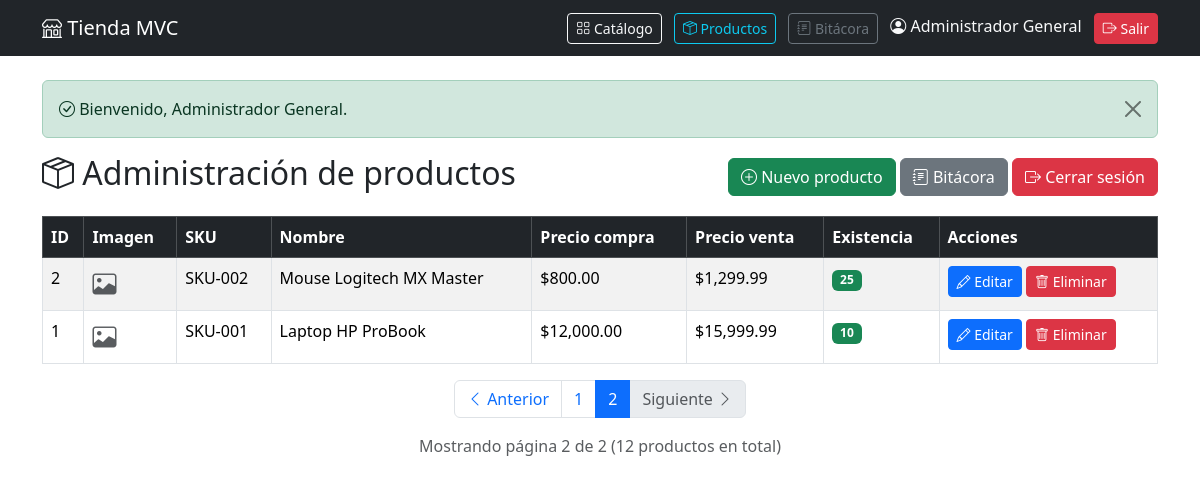
Screenshot of /productos?pagina=2 (signed in) with the database file from the repository.
### tables this page shows
CREATE TABLE IF NOT EXISTS productos (
    id INT AUTO_INCREMENT PRIMARY KEY,
    sku VARCHAR(50) NOT NULL UNIQUE,
    nombre VARCHAR(100) NOT NULL,
    descripcion TEXT NOT NULL,
    precio_compra DECIMAL(10,2) NOT NULL,
    precio_venta DECIMAL(10,2) NOT NULL,
    existencia INT NOT NULL DEFAULT 0,
    imagen VARCHAR(255) DEFAULT NULL,
    created_at TIMESTAMP DEFAULT CURRENT_TIMESTAMP,
    updated_at TIMESTAMP DEFAULT CURRENT_TIMESTAMP ON UPDATE CURRENT_TIMESTAMP
);

### controllers/ProductoController.php (called while the page is built, shortened)
<?php
class ProductoController
{
    private ProductoModel $productoModel;
    public function __construct()
    {
        $this->productoModel = new ProductoModel();
    }
    public function index(): void
    {
        $pagina = max(1, (int) ($_GET['pagina'] ?? 1));
        $porPagina = 10;
        $totalProductos = $this->productoModel->contarTotal();
        $totalPaginas = max(1, (int) ceil($totalProductos / $porPagina));
        $pagina = min($pagina, $totalPaginas);
        $productos = $this->productoModel->obtenerPaginado($pagina, $porPagina);
        require_once __DIR__ . '/../views/productos/index.php';
    }
}

### config/Autoload.php (called while the page is built, shortened)
<?php
spl_autoload_register(function ($class) {
    $baseDir = __DIR__ . '/../';
    $class = str_replace('\\', '/', $class);
    $parts = explode('/', $class);
    if (!empty($parts)) {
        $parts[0] = strtolower($parts[0]);
    }
    $file = $baseDir . implode('/', $parts) . '.php';
});

### config/Database.php (called while the page is built, shortened)
<?php
class Database
{
    private string $host = 'localhost';
    private string $dbName = 'tienda_mvc';
    private string $username = 'root';
    private string $password = '';
    private string $charset = 'utf8mb4';
    public function connect(): PDO
    {
        try {
            $dsn = "mysql:host={$this->host};dbname={$this->dbName};charset={$this->charset}";
            $pdo = new PDO($dsn, $this->username, $this->password);
            $pdo->setAttribute(PDO::ATTR_ERRMODE, PDO::ERRMODE_EXCEPTION);
            $pdo->setAttribute(PDO::ATTR_DEFAULT_FETCH_MODE, PDO::FETCH_ASSOC);
            return $pdo;
        } catch (PDOException $e) {
            die('Error de conexión: ' . $e->getMessage());
        }
    }
}

### models/ProductoModel.php (called while the page is built, shortened)
<?php
class ProductoModel
{
    private PDO $conexion;
    public function __construct()
    {
        $db = new Database();
        $this->conexion = $db->connect();
    }
    public function obtenerPaginado(int $pagina = 1, int $porPagina = 10): array
    {
        try {
            $offset = ($pagina - 1) * $porPagina;
            $sql = 'SELECT * FROM productos ORDER BY id DESC LIMIT :limit OFFSET :offset';
            $stmt = $this->conexion->prepare($sql);
            $stmt->bindParam(':limit', $porPagina, PDO::PARAM_INT);
            $stmt->bindParam(':offset', $offset, PDO::PARAM_INT);
            $stmt->execute();
            return $stmt->fetchAll();
        } catch (PDOException $e) {
            return [];
        }
    }
    public function contarTotal(): int
    {
        try {
            $sql = 'SELECT COUNT(*) as total FROM productos';
            $stmt = $this->conexion->query($sql);
            $result = $stmt->fetch();
            return (int)$result['total'];
        } catch (PDOException $e) {
            return 0;
        }
    }
}

### views/productos/index.php (the view, shortened to what this page needs)
<?php
require_once __DIR__ . '/../layouts/header.php';
?>
<div class="d-flex justify-content-between align-items-center mb-3">
    <h2><i class="bi bi-box-seam"></i> Administración de productos</h2>
    <div>
        <a href="<?= BASE_URL ?>/productos/create" class="btn btn-success">
            <i class="bi bi-plus-circle"></i> Nuevo producto
        </a>
        <a href="<?= BASE_URL ?>/logs" class="btn btn-secondary">
            <i class="bi bi-journal-text"></i> Bitácora
        </a>
        <a href="<?= BASE_URL ?>/logout" class="btn btn-danger">
            <i class="bi bi-box-arrow-right"></i> Cerrar sesión
        </a>
    </div>
</div>
<div class="table-responsive">
<table class="table table-bordered table-striped table-hover">
    <thead class="table-dark">
        <tr>
            <th>ID</th>
            <th>Imagen</th>
            <th>SKU</th>
            <th>Nombre</th>
            <th>Precio compra</th>
            <th>Precio venta</th>
            <th>Existencia</th>
            <th>Acciones</th>
        </tr>
    </thead>
    <tbody>
        <?php if (!empty($productos)): ?>
        <?php foreach ($productos as $producto): ?>
        <tr>
            <td><?= (int)$producto['id']; ?></td>
            <td>
                <?php if (!empty($producto['imagen'])): ?>
                    <img src="<?= BASE_URL ?>/uploads/<?= htmlspecialchars($producto['imagen']); ?>"
                         alt="<?= htmlspecialchars($producto['nombre']); ?>"
                         style="width: 50px; height: 50px; object-fit: cover; border-radius: 4px;">
                <?php else: ?>
                    <span class="text-muted"><i class="bi bi-image" style="font-size: 1.5rem;"></i></span>
                <?php endif; ?>
            </td>
            <td><?= htmlspecialchars($producto['sku']); ?></td>
            <td><?= htmlspecialchars($producto['nombre']); ?></td>
            <td>$<?= number_format((float)$producto['precio_compra'], 2); ?></td>
            <td>$<?= number_format((float)$producto['precio_venta'], 2); ?></td>
            <td>
                <?php if ((int)$producto['existencia'] <= 0): ?>
                    <span class="badge bg-danger"><?= (int)$producto['existencia']; ?></span>
                <?php elseif ((int)$producto['existencia'] <= 5): ?>
                    <span class="badge bg-warning text-dark"><?= (int)$producto['existencia']; ?></span>
                <?php else: ?>
                    <span class="badge bg-success"><?= (int)$producto['existencia']; ?></span>
                <?php endif; ?>
            </td>
            <td>
                <a href="<?= BASE_URL ?>/productos/edit?id=<?= (int)$producto['id']; ?>"
                   class="btn btn-primary btn-sm">
                    <i class="bi bi-pencil"></i> Editar
                </a>
                <form action="<?= BASE_URL ?>/productos/delete" method="POST" class="d-inline">
                    <button type="submit" class="btn btn-danger btn-sm"
                            onclick="return confirm('¿Deseas eliminar este producto?');">
                        <i class="bi bi-trash"></i> Eliminar
                    </button>
                </form>
            </td>
        </tr>
        <?php endforeach; ?>
        <?php else: ?>
        <tr>
            <td colspan="8" class="text-center text-muted">No hay productos registrados.</td>
        </tr>
        <?php endif; ?>
    </tbody>
</table>
</div>
<?php if ($totalPaginas > 1): ?>
<nav aria-label="Paginación de productos">
    <ul class="pagination justify-content-center">
        <li class="page-item <?= $pagina <= 1 ? 'disabled' : '' ?>">
            <a class="page-link" href="<?= BASE_URL ?>/productos?pagina=<?= $pagina - 1 ?>">
                <i class="bi bi-chevron-left"></i> Anterior
            </a>
        </li>
        <?php for ($i = 1; $i <= $totalPaginas; $i++): ?>
        <li class="page-item <?= $i === $pagina ? 'active' : '' ?>">
            <a class="page-link" href="<?= BASE_URL ?>/productos?pagina=<?= $i ?>"><?= $i ?></a>
        </li>
        <?php endfor; ?>
        <li class="page-item <?= $pagina >= $totalPaginas ? 'disabled' : '' ?>">
            <a class="page-link" href="<?= BASE_URL ?>/productos?pagina=<?= $pagina + 1 ?>">
                Siguiente <i class="bi bi-chevron-right"></i>
            </a>
        </li>
    </ul>
</nav>
<?php endif; ?>
<p class="text-muted text-center">
    Mostrando página <?= $pagina ?> de <?= $totalPaginas ?> (<?= $totalProductos ?> productos en total)
</p>
<?php require_once __DIR__ . '/../layouts/footer.php'; ?>

### rows the page displays
productos: id "2", sku "SKU-002", nombre "Mouse Logitech MX Master", precio_compra "800.00", precio_venta "1,299.99", existencia "25"
productos: id "1", sku "SKU-001", nombre "Laptop HP ProBook", precio_compra "12,000.00", precio_venta "15,999.99", existencia "10"

### other values shown
$_SESSION['admin']['nombre_completo'] "Administrador General"
$_SESSION['success'] "Bienvenido, Administrador General."
$pagina "2"
$totalPaginas "2"
$totalProductos "12"
